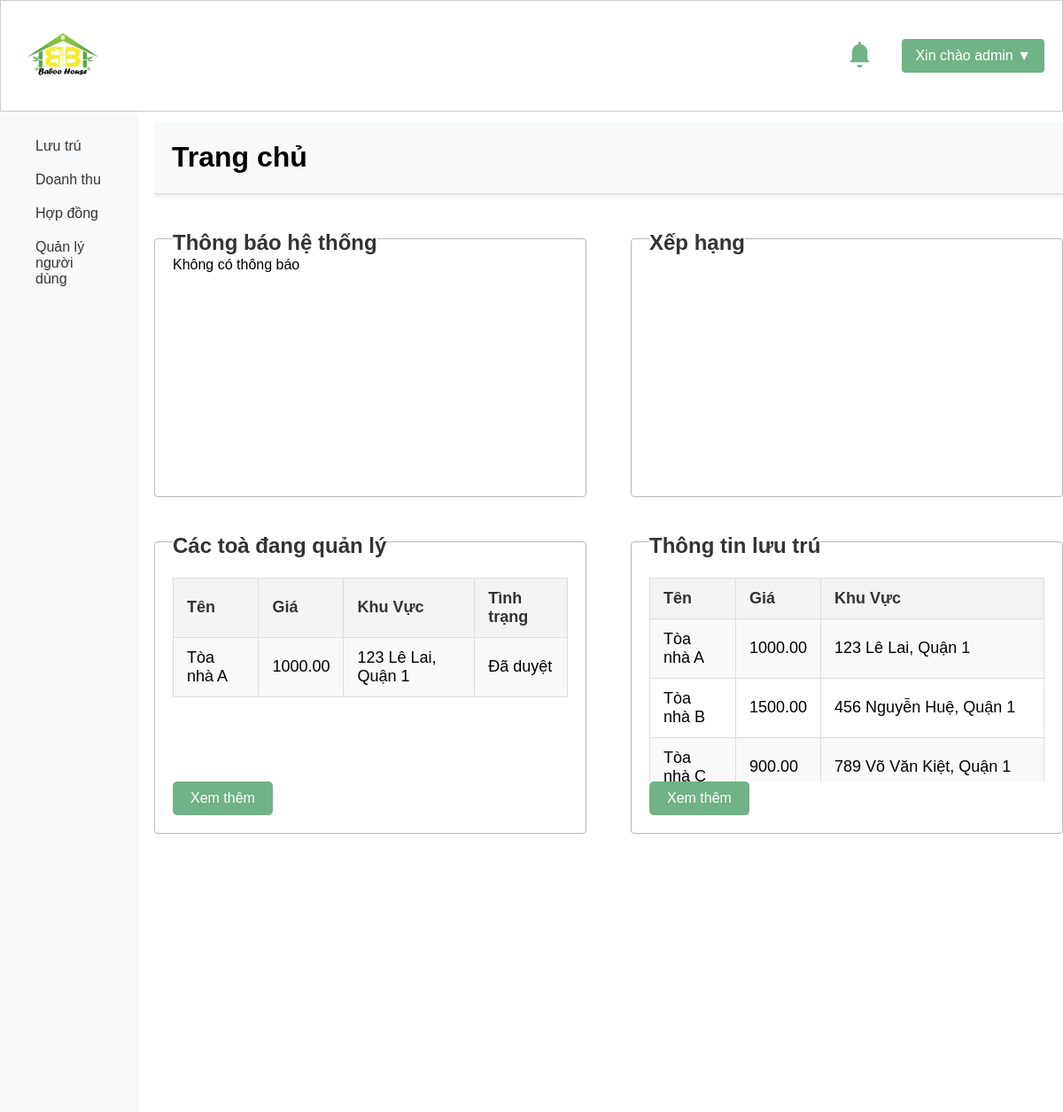
The app's page /templates/home.php (signed in) with its own data.
### tables this page shows
CREATE TABLE `buildings` (
  `building_id` int(11) NOT NULL,
  `user_id` int(11) DEFAULT NULL,
  `name` varchar(255) DEFAULT NULL,
  `address` varchar(255) DEFAULT NULL,
  `rental_price` decimal(10,2) DEFAULT NULL,
  `owner_name` varchar(255) DEFAULT NULL,
  `owner_phone` varchar(50) DEFAULT NULL,
  `building_type` varchar(50) DEFAULT NULL,
  `electricity_price` decimal(10,2) DEFAULT NULL,
  `water_price` decimal(10,2) DEFAULT NULL,
  `description` text DEFAULT NULL,
  `last_modified` datetime DEFAULT NULL,
  `photo_urls` text DEFAULT NULL,
  `approved` tinyint(1) DEFAULT 0
);

### admin/get_notifications.php (called while the page is built, shortened)
<?php
require '../config/database.php';
function get_notifications($user_id) {
    global $conn;
    $sql = "SELECT * FROM notifications WHERE user_id = ? ORDER BY created_at DESC";
    $stmt = $conn->prepare($sql);
    $stmt->bind_param("i", $user_id);
    $stmt->execute();
    $result = $stmt->get_result();
    return $result;
}
?>

### admin/getallbuilding.php (called while the page is built, shortened)
<?php
require '../config/database.php';
function getAllBuildings($min_price = 0, $max_price = 5000, $selected_types = [], $user_id = NULL) {
    global $conn;
    $sql = "SELECT * FROM buildings WHERE rental_price BETWEEN ? AND ?";
    $stmt = $conn->prepare($sql);
    $params = [$min_price, $max_price];
    $binding_types = str_repeat('i', 2);
    $stmt->bind_param($binding_types, ...$params);
    $stmt->execute();
    $result = $stmt->get_result();
    return $result;
}
function getAllBuildingsOfUser($user_id) {
    global $conn;
    $sql = "SELECT * FROM buildings WHERE user_id = ?";
    $stmt = $conn->prepare($sql);
    $stmt->bind_param('i', $user_id);
    $stmt->execute();
    $result = $stmt->get_result();
    return $result;
}
?>

### templates/home.php (the view, shortened to what this page needs)
<?php
include '../admin/getallbuilding.php';
$your_buildings = getAllBuildingsOfUser($_SESSION['user_id']);
$buildings = getAllBuildings(0, 100000);
include '../includes/header.php';
$notifications->data_seek(0);
?>
<!DOCTYPE html>
<html lang="en">
<head>
    <link rel="stylesheet" href="../assets/css/home.css">
</head>
<body>
    <div class="head-container">
        <div class="main-content">
            <div class="manage-head">
                <h1>Trang chủ</h1>
            </div>
            <div class="grid-template">
                <div class="grid-item">
                    <h2>Thông báo hệ thống</h2>
                    <div class="content-grid">
                        <div class="content-wrap">
                        <?php if ($notifications->num_rows > 0): ?>
                            <?php while ($notification = $notifications->fetch_assoc()): ?>
                                <form action="../admin/mark_as_read.php" method="POST" class="notification-item <?php echo $notification['is_read'] ? '' : 'unread' ?>">
                                    <input type="hidden" name="id" value="<?php echo $notification['id']; ?>">
                                    <button type="submit" class="notification-message" style="color: #111; background: none; border: none; text-align: left; width: 100%; padding: 0; cursor: pointer;">
                                        <?php echo htmlspecialchars($notification['message']); ?>
                                        <div class="notification-time" style="font-size: 13px; margin-top: 5px;"><?php echo formatTime($notification['created_at'])?></div>
                                        </button>
                                </form>
                            <?php endwhile; ?>
                        <?php else: ?>
                            <div class="notification-message">Không có thông báo</div>
                        <?php endif; ?>
                        </div>
                    </div>
                </div>
                <div class="grid-item">
                    <h2>Xếp hạng</h2>
                    <div class="content-grid">
                        <div class="content-wrap">
                        </div>
                    </div>
                </div>
                <div class="grid-item">
                    <h2>Các toà đang quản lý</h2>
                    <div class="content-grid">
                        <div class="content-wrap">
                            <table>
                                <tr>
                                    <th>Tên</th>
                                    <th>Giá</th>
                                    <th>Khu Vực</th>
                                    <th>Tình trạng</th>
                                </tr>
                                <?php if ($your_buildings->num_rows > 0): ?>
                                    <?php while ($building = $your_buildings->fetch_assoc()): ?>
                                        <tr onclick="location.href='edit_rooms.php?building_id=<?php echo htmlspecialchars($building['building_id']); ?>'" style="cursor: pointer;">
                                            <td><?php echo htmlspecialchars($building['name']); ?></td>
                                            <td><?php echo htmlspecialchars($building['rental_price']); ?></td>
                                            <td><?php echo htmlspecialchars($building['address']); ?></td>
                                            <td><?php echo htmlspecialchars($building['approved'] ? 'Đã duyệt' : 'Chưa duyệt') ?></td>
                                        </tr>
                                    <?php endwhile; ?>
                                <?php else: ?>
                                    <tr>
                                        <td colspan="10">Chưa có toà nhà nào</td>
                                    </tr>
                                <?php endif; ?>
                            </table>
                        </div>
                        <button class="create" onclick="location.href='manage_buildings.php'">Xem thêm</button>
                    </div>
                </div>
                <div class="grid-item">
                    <h2>Thông tin lưu trú</h2>
                    <div class="content-grid">
                        <div class="content-wrap">
                            <table>
                                <tr>
                                    <th>Tên</th>
                                    <th>Giá</th>
                                    <th>Khu Vực</th>
                                </tr>
                                <?php if ($buildings->num_rows > 0): ?>
                                    <?php while ($building = $buildings->fetch_assoc()): ?>
                                        <tr onclick="location.href='view_building.php?building_id=<?php echo htmlspecialchars($building['building_id']); ?>'" style="cursor: pointer;">
                                            <td><?php echo htmlspecialchars($building['name']); ?></td>
                                            <td><?php echo htmlspecialchars($building['rental_price']); ?></td>
                                            <td><?php echo htmlspecialchars($building['address']); ?></td>
                                        </tr>
                                    <?php endwhile; ?>
                                <?php else: ?>
                                    <tr>
                                        <td colspan="10">Chưa có toà nhà nào</td>
                                    </tr>
                                <?php endif; ?>
                            </table>
                        </div>
                        <button class="create" onclick="location.href='accommodation_info.php'">Xem thêm</button>
                    </div>
                </div>
            </div>
        </div>
        <?php include '../includes/sidebar.php'; ?>
    </div>
</body>
</html>

### assets/css/style.css (style rules this page uses)
* { user-select: none; -webkit-user-drag: none; }
body { width: 100%; height: 100%; margin: 0; overflow: hidden; font-family: Arial, sans-serif; }
input[type="checkbox"], input[type="range"], button { cursor: pointer; }
h2 { margin-bottom: 20px; color: #333333; }
.head-container { column-gap: 20px; background-color: #ffffff; width: 100%; display: flex; flex-direction: row-reverse; }
.manage-head { width: auto; display: flex; flex-direction: row; justify-content: space-between; align-items: center; padding: 0px 20px; background-color: #f8f9fa; border-bottom: 1px solid #ddd; box-shadow: 0 2px 5px rgba(0, 0, 0, 0.1); }
.main-content { width: 90%; height: 85vh; overflow-y: scroll; margin-top: 1%; }
table { width: 100%; border-collapse: collapse; margin: 20px 0; font-size: 18px; text-align: left; border-collapse: collapse; width: auto; table-layout: auto; }
table th, table td { padding: 12px 15px; border: 1px solid #ddd; }
table th { background-color: #f4f4f4; color: #333; }
table tr:nth-child(even) { background-color: #f9f9f9; }
.create, .delete, .edit { display: inline-block; padding: 10px 20px; font-size: 16px; color: #fff; background-color: #71b288; border: none; border-radius: 5px; cursor: pointer; }
table { border-collapse: collapse; margin: 20px 0; font-size: 18px; text-align: left; border-collapse: collapse; width: 100%; table-layout: auto; }

### assets/css/home.css (style rules this page uses)
.grid-template { width: 100%; height: 60vh; display: grid; grid-template-columns: repeat(2, 1fr); grid-template-rows: repeat(2, 1fr); gap: 50px; padding-top: 50px; padding-bottom: 20px; }
.grid-item { border-radius: 4px; border: 1px solid #b9b9b9; padding: 20px; position: relative; }
.content-wrap { height: 250px; overflow-y: scroll; }
.grid-item h2 { position: absolute; background-color: #ffffff; top: -30px; }

### records on screen
buildings: name "Tòa nhà A", rental_price "1000.00", address "123 Lê Lai, Quận 1", approved "Đã duyệt"
buildings: name "Tòa nhà B", rental_price "1500.00", address "456 Nguyễn Huệ, Quận 1"
buildings: name "Tòa nhà C", rental_price "900.00", address "789 Võ Văn Kiệt, Quận 1"

### other values on screen
$_SESSION['username'] "admin"
